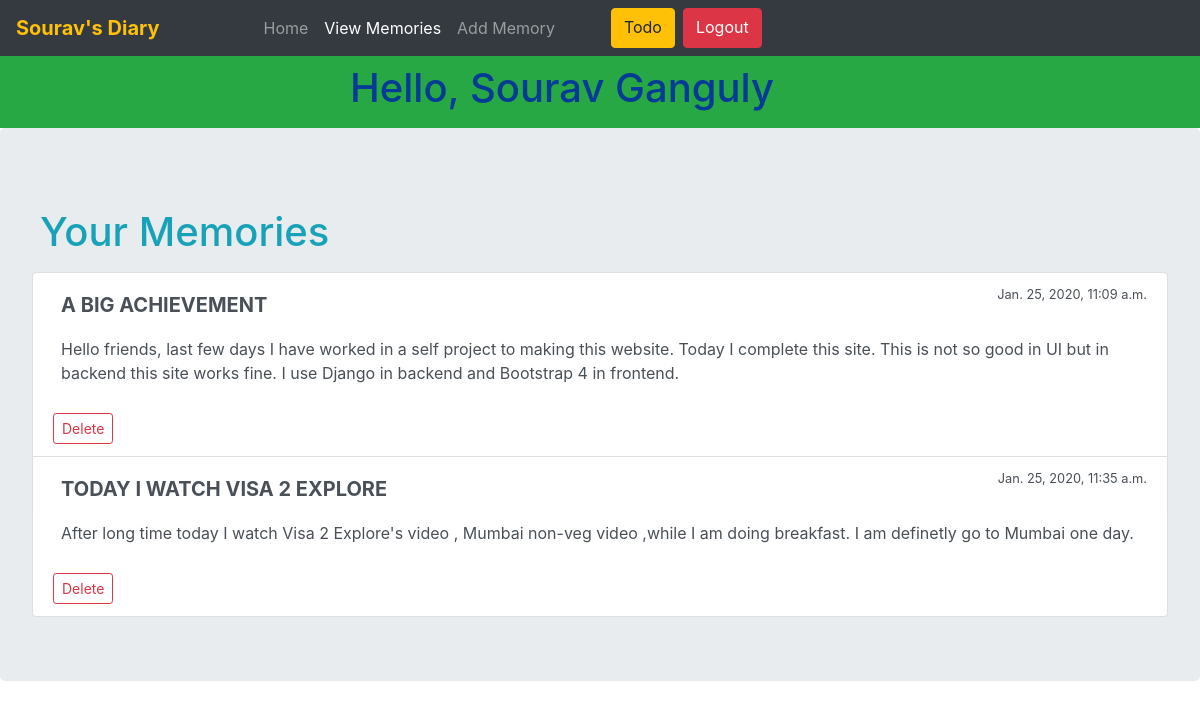
The page /diary/view/ (signed in) on the database its author committed.
### mydiary/models.py (models this page shows, shortened)
class Diary(models.Model):
    user = models.ForeignKey(User,on_delete=models.CASCADE)
    title = models.CharField(max_length=100,default='Title...')
    content = models.TextField(default='Content...')
    added_date =  models.DateTimeField(('Date-Time'),default=datetime.datetime.now)

### mydiary/views.py (the view)
# urls.py: path('view/',views.view_all_content,name='diary-view' ),
@login_required(login_url='login-page')
def view_all_content(request):
    data = Diary.objects.filter(user=request.user)
    context = {
        'view_list': True,
        'data':data,
    }
    return render(request, "mydiary/view_content.html", context)

### mydiary/templates/mydiary/view_content.html (shortened to what this page needs)
{% extends 'mydiary/base.html' %}
  {% block header %}
    <div class="bg-success p-2">
            <div class="mx-auto" style="width: 500px;">
                    <h1 class="" style="color:#033b96;"> Hello, {{ user.first_name }} {{ user.last_name }} </h1>
            </div>
    </div>
{% endblock %}
 {% block content%}
    <div class="jumbotron">
        <h1 class="ml-2 mb-3 text-info display-6">Your Memories</h1>
        {% if data %}
            <div class="list-group">
                {% for list in data %}
                  <span class="list-group-item list-group-item-action">
                    <div class="d-flex w-100 justify-content-between">
                      <h5 class="mb-1 text-uppercase font-weight-bold p-2">{{ list.title }}</h5>
                      <small>{{ list.added_date }}</small>
                    </div>
                    <p class="mb-1 p-2">{{ list.content }}</p>
                    <small><a href="{% url 'diary-delete' list.id %}" class="btn btn-sm btn-outline-danger mt-3">Delete</a></small>
                  </span>
                  {% endfor %}
            </div>
        {% else %}
            <h1 class="text-info"> You dont have any memories as of now </h1>
        <a class="btn btn-primary ml-5 mr-2" href="{% url 'diary-add' %}">Add a new memory</a>
        {% endif %}
      </div>
    {% endblock content %}

### mydiary/templates/mydiary/base.html (shortened to what this page needs)
<!doctype html>
<html lang="en">
  <head>
    <link rel="stylesheet" href="https://stackpath.bootstrapcdn.com/bootstrap/4.4.1/css/bootstrap.min.css">
  </head>
  <body>
    <div class="">
        <nav class="navbar navbar-expand-lg navbar-dark bg-dark">
            <a class="navbar-brand mr-5 text-warning font-weight-bold" href="{% url 'diary-home' %}">{% block nav-heading %} {{ user.first_name }}'s Diary {% endblock %}</a>
            <div class="collapse navbar-collapse" id="navbarSupportedContent">
              <ul class="navbar-nav mr-auto ml-5">
                <li class="nav-item">
                  <a class="nav-link {% if index %}active{% endif %}" href="{% url 'diary-home' %}">Home <span class="sr-only">(current)</span></a>
                </li>
                <li class="nav-item">
                  <a class="nav-link {% if view_list %}active{% endif %}" href="{% url 'diary-view'  %}">View Memories</a>
                </li>
                  <li class="nav-item">
                    <a class="nav-link {% if add_new %}active{% endif %}" href="{% url 'diary-add'  %}">Add Memory</a>
                  </li>
                    <a class="btn btn-warning ml-5" href="{% url 'todo-home' %}">Todo</a>
                    <a href="{% url 'logout' %}" class="btn btn-danger ml-2 ">Logout</a>
                </ul>
            </div>
          </nav>
    </div>
    {% block header %}{% endblock %}
    {% block content%}{% endblock content %}
  </body>
</html>

### rows shown on the page
Diary: title "A BIG ACHIEVEMENT", added_date "Jan. 25, 2020, 11:09 a.m.", content "Hello friends, last few days I have worked in a self project to making this website. Today I complete this site. This is not so good in UI but in backend this site works fine. I use Django in backend and Bootstrap 4 in frontend."
Diary: title "TODAY I WATCH VISA 2 EXPLORE", added_date "Jan. 25, 2020, 11:35 a.m.", content "After long time today I watch Visa 2 Explore's video , Mumbai non-veg video ,while I am doing breakfast. I am definetly go to Mumbai one day."

### other values the page prints
{{ user.first_name }} "Sourav"
{{ user.last_name }} "Ganguly"
